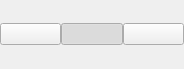
<?xml version="1.0" encoding="UTF-8"?>
<ui version="4.0">
 <class>WindowManageButtons</class>
 <widget class="QWidget" name="WindowManageButtons">
  <property name="geometry">
   <rect>
    <x>0</x>
    <y>0</y>
    <width>184</width>
    <height>69</height>
   </rect>
  </property>
  <property name="sizePolicy">
   <sizepolicy hsizetype="Preferred" vsizetype="Preferred">
    <horstretch>1</horstretch>
    <verstretch>0</verstretch>
   </sizepolicy>
  </property>
  <property name="windowTitle">
   <string>Form</string>
  </property>
  <layout class="QHBoxLayout" name="horizontalLayout">
   <property name="spacing">
    <number>0</number>
   </property>
   <property name="leftMargin">
    <number>0</number>
   </property>
   <property name="topMargin">
    <number>0</number>
   </property>
   <property name="rightMargin">
    <number>0</number>
   </property>
   <property name="bottomMargin">
    <number>0</number>
   </property>
   <item>
    <widget class="QPushButton" name="minimize">
     <property name="text">
      <string/>
     </property>
     <property name="icon">
      <iconset resource="../application.qrc">
       <normaloff>:/ui_icons/resources/ui_icons/minimize.svg</normaloff>:/ui_icons/resources/ui_icons/minimize.svg</iconset>
     </property>
     <property name="iconSize">
      <size>
       <width>16</width>
       <height>16</height>
      </size>
     </property>
    </widget>
   </item>
   <item>
    <widget class="QPushButton" name="zoom">
     <property name="text">
      <string/>
     </property>
     <property name="icon">
      <iconset resource="../application.qrc">
       <normaloff>:/ui_icons/resources/ui_icons/zoom.svg</normaloff>
       <normalon>:/ui_icons/resources/ui_icons/zoom_minimize.svg</normalon>
       <selectedoff>:/ui_icons/resources/ui_icons/zoom.svg</selectedoff>:/ui_icons/resources/ui_icons/zoom.svg</iconset>
     </property>
     <property name="iconSize">
      <size>
       <width>16</width>
       <height>16</height>
      </size>
     </property>
     <property name="checkable">
      <bool>true</bool>
     </property>
     <property name="checked">
      <bool>true</bool>
     </property>
    </widget>
   </item>
   <item>
    <widget class="QPushButton" name="close">
     <property name="text">
      <string/>
     </property>
     <property name="icon">
      <iconset resource="../application.qrc">
       <normaloff>:/ui_icons/resources/ui_icons/close.svg</normaloff>:/ui_icons/resources/ui_icons/close.svg</iconset>
     </property>
     <property name="iconSize">
      <size>
       <width>16</width>
       <height>16</height>
      </size>
     </property>
    </widget>
   </item>
  </layout>
 </widget>
 <resources>
  <include location="../application.qrc"/>
 </resources>
 <connections/>
</ui>
